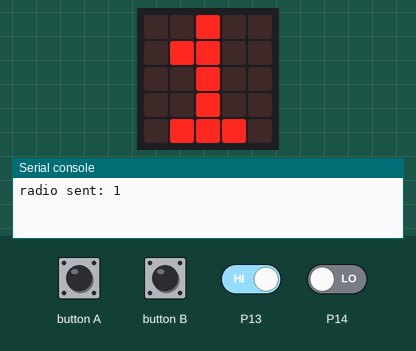
This program was run on a simulated BBC micro:bit (MakeCode). Parts: the board's 5×5 LED display, the last lines printed to the serial console. The test bench sets the inputs (shaded band); at power-on: P13 HIGH, P14 LOW. No radio messages arrive unless stated (any console line starting 'radio sent:' is added by the test bench).

Above: at 1.8 s.
1.9 s: button A pressed for 0.15 s
At 2.32 s:
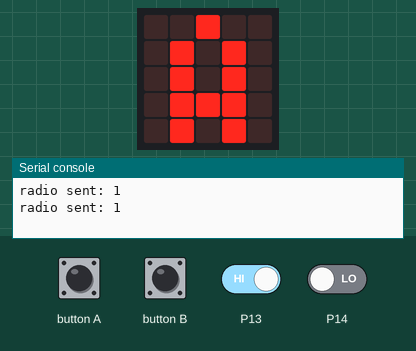
4.0 s: button B pressed for 0.15 s
At 5.01 s:
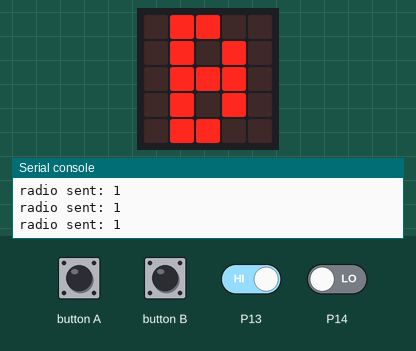
6.7 s: P13 driven LOW
At 8.2 s:
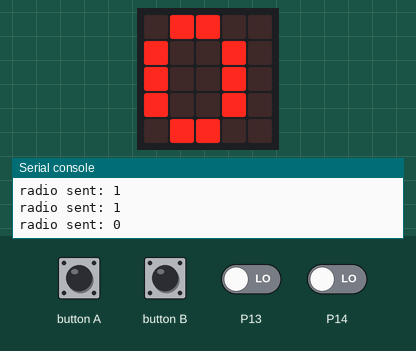
Timing chart, 0 to 9.7 s (numbered marks = the images above; inputs shaded):
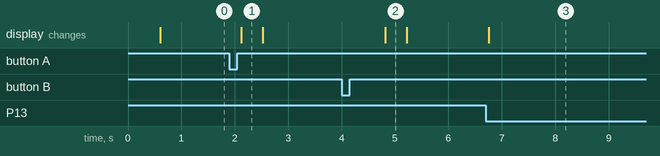

The program:

main.ts
```typescript
input.onButtonPressed(Button.A, function () {
    basic.showLeds(`
        . . # . .
        . # . # .
        . # . # .
        . # # # .
        . # . # .
        `)
})
input.onButtonPressed(Button.B, function () {
    basic.showLeds(`
        . # # . .
        . # . # .
        . # # # .
        . # . # .
        . # # . .
        `)
})
radio.setGroup(1)
pins.setPull(DigitalPin.P8, PinPullMode.PullNone)
pins.setPull(DigitalPin.P13, PinPullMode.PullNone)
pins.setPull(DigitalPin.P15, PinPullMode.PullNone)
pins.setPull(DigitalPin.P14, PinPullMode.PullNone)
pins.setPull(DigitalPin.P16, PinPullMode.PullNone)
basic.showIcon(IconNames.Ghost)
basic.forever(function () {
    if (pins.digitalReadPin(DigitalPin.P13) == 0) {
        basic.showNumber(0)
        radio.sendNumber(0)
    } else if (pins.digitalReadPin(DigitalPin.P14) == 0) {
        basic.showNumber(1)
        radio.sendNumber(1)
    } else if (pins.digitalReadPin(DigitalPin.P15) == 0) {
        basic.showNumber(2)
        radio.sendNumber(2)
    } else if (pins.digitalReadPin(DigitalPin.P16) == 0) {
        basic.showNumber(3)
        radio.sendNumber(3)
    } else if (pins.digitalReadPin(DigitalPin.P8) == 0) {
        basic.showNumber(4)
        radio.sendNumber(4)
    } else {
        if (pins.analogReadPin(AnalogPin.P2) > 550 && (pins.analogReadPin(AnalogPin.P1) > 400 && pins.analogReadPin(AnalogPin.P1) < 600)) {
            radio.sendValue("N", pins.analogReadPin(AnalogPin.P2))
            basic.showArrow(ArrowNames.North)
        } else if (pins.analogReadPin(AnalogPin.P2) < 450 && (pins.analogReadPin(AnalogPin.P1) > 400 && pins.analogReadPin(AnalogPin.P1) < 600)) {
            radio.sendValue("S", pins.analogReadPin(AnalogPin.P2))
            basic.showArrow(ArrowNames.South)
        } else if (pins.analogReadPin(AnalogPin.P1) < 450 && (pins.analogReadPin(AnalogPin.P2) > 400 && pins.analogReadPin(AnalogPin.P2) < 600)) {
            radio.sendValue("W", pins.analogReadPin(AnalogPin.P1))
            basic.showArrow(ArrowNames.West)
        } else if (pins.analogReadPin(AnalogPin.P1) > 550 && (pins.analogReadPin(AnalogPin.P2) > 400 && pins.analogReadPin(AnalogPin.P2) < 600)) {
            radio.sendValue("O", pins.analogReadPin(AnalogPin.P1))
            basic.showArrow(ArrowNames.East)
        } else {

        }
    }
})
```

test.ts
```typescript
// Hier kann man Tests durchführen; diese Datei wird nicht kompiliert, wenn dieses Paket als Erweiterung verwendet wird.
```

Measured:
- after the input at 1.9 s, the display: changes after 0.22 s (image 1)
- after the input at 4.0 s, the display: changes after 0.82 s (image 2)
- after the input at 6.7 s, the display: changes after 0.06 s (image 3)
- what the display in image 1 shows lasts 0.4 s, from 2.1 s to 2.5 s
